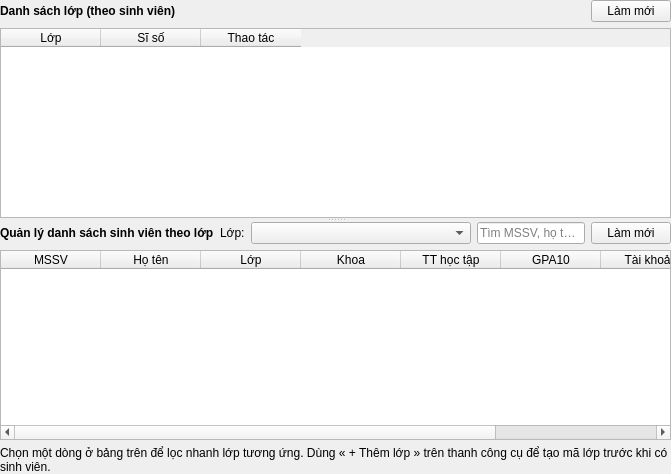
         <widget class="QWidget" name="pageDmLop">
          <layout class="QVBoxLayout" name="pageDmLopLayout">
           <property name="leftMargin"><number>0</number></property>
           <property name="topMargin"><number>0</number></property>
           <property name="rightMargin"><number>0</number></property>
           <property name="bottomMargin"><number>0</number></property>
           <item>
            <layout class="QHBoxLayout" name="dmLopTop">
             <item><widget class="QLabel" name="lblDmLopTitle"><property name="text"><string>Danh sách lớp (theo sinh viên)</string></property><property name="styleSheet"><string notr="true">font-weight:700;</string></property></widget></item>
             <item><spacer name="spDmLopTop"><property name="orientation"><enum>Qt::Horizontal</enum></property><property name="sizeHint" stdset="0"><size><width>40</width><height>20</height></size></property></spacer></item>
             <item><widget class="QPushButton" name="btnDmLopLamMoi"><property name="text"><string>Làm mới</string></property></widget></item>
            </layout>
           </item>
           <item>
            <widget class="QSplitter" name="splitDmLopSv">
             <property name="orientation"><enum>Qt::Vertical</enum></property>
             <property name="childrenCollapsible"><bool>false</bool></property>
             <widget class="QWidget" name="topLopWrap" native="true">
              <layout class="QVBoxLayout" name="topLopWrapLayout">
               <property name="leftMargin"><number>0</number></property>
               <property name="topMargin"><number>0</number></property>
               <property name="rightMargin"><number>0</number></property>
               <property name="bottomMargin"><number>0</number></property>
               <item>
                <widget class="QTableWidget" name="tbDmLop">
                 <property name="alternatingRowColors"><bool>true</bool></property>
                 <column><property name="text"><string>Lớp</string></property></column>
                 <column><property name="text"><string>Sĩ số</string></property></column>
                 <column><property name="text"><string>Thao tác</string></property></column>
                </widget>
               </item>
              </layout>
             </widget>
             <widget class="QWidget" name="botSvWrap" native="true">
              <layout class="QVBoxLayout" name="botSvWrapLayout">
               <property name="leftMargin"><number>0</number></property>
               <property name="topMargin"><number>0</number></property>
               <property name="rightMargin"><number>0</number></property>
               <property name="bottomMargin"><number>0</number></property>
               <item>
                <layout class="QHBoxLayout" name="rowSvQuanLy">
                 <item><widget class="QLabel" name="lblSvQuanLy"><property name="text"><string>Quản lý danh sách sinh viên theo lớp</string></property><property name="styleSheet"><string notr="true">font-weight:700;</string></property></widget></item>
                 <item><widget class="QLabel" name="lblSvQuanLyLop"><property name="text"><string>Lớp:</string></property></widget></item>
                 <item><widget class="QComboBox" name="cbSvQuanLyLop"><property name="minimumSize"><size><width>220</width><height>0</height></size></property></widget></item>
                 <item><widget class="QLineEdit" name="txtSvQuanLyTim"><property name="placeholderText"><string>Tìm MSSV, họ tên…</string></property></widget></item>
                 <item><widget class="QPushButton" name="btnDmSvLopLamMoi"><property name="text"><string>Làm mới</string></property><property name="toolTip"><string>Tải lại danh sách sinh viên và sĩ số lớp</string></property></widget></item>
                </layout>
               </item>
               <item>
                <widget class="QTableWidget" name="tbSvQuanLyLop">
                 <property name="alternatingRowColors"><bool>true</bool></property>
                 <column><property name="text"><string>MSSV</string></property></column>
                 <column><property name="text"><string>Họ tên</string></property></column>
                 <column><property name="text"><string>Lớp</string></property></column>
                 <column><property name="text"><string>Khoa</string></property></column>
                 <column><property name="text"><string>TT học tập</string></property></column>
                 <column><property name="text"><string>GPA10</string></property></column>
                 <column><property name="text"><string>Tài khoản</string></property></column>
                 <column><property name="text"><string>Thao tác</string></property></column>
                </widget>
               </item>
              </layout>
             </widget>
            </widget>
           </item>
           <item>
            <widget class="QLabel" name="lblDmLopNote">
             <property name="text">
              <string>Chọn một dòng ở bảng trên để lọc nhanh lớp tương ứng. Dùng « + Thêm lớp » trên thanh công cụ để tạo mã lớp trước khi có sinh viên.</string>
             </property>
             <property name="wordWrap"><bool>true</bool></property>
            </widget>
           </item>
          </layout>
         </widget>
